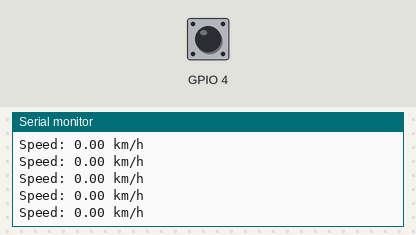
Recording of a sketch running on a simulated ESP8266 (NodeMCU). On the bench: the last lines printed to the serial monitor. Inputs (shaded band) come from the test bench; at power-on: GPIO 4 LOW. WiFi joins after 1.5 s; servers stay silent unless stated.

Above: at 2.8 s.
2.9 s: GPIO 4 driven HIGH
At 3.4 s:
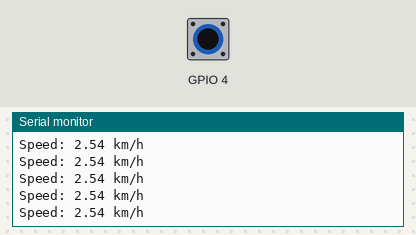
8.9 s: GPIO 4 pulsed LOW 2 times (0.12 s each, 0.3 s apart)
At 9.6 s:
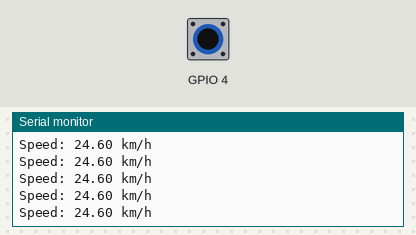
Timing chart, 0 to 11.9 s (numbered marks = the images above; inputs shaded):
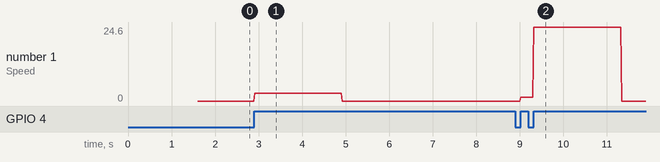

Measured:
- after the input at 2.9 s, the serial monitor: prints a new line at once (image 1)
- after the input at 8.9 s, the serial monitor: prints a new line after 0.12 s (image 2)

The sketch:

speed_esp.ino
```cpp
#include <ESP8266mDNS.h>
#include <WiFiManager.h>
#include <ESP8266WebServer.h>
#include <ArduinoJson.h>

unsigned int min_speed = 0;   // минимальная отображаемая скорость, км/ч
unsigned int max_speed = 40;  // максимальная отображаемая скорость, км/ч

unsigned long lastturn;  // переменная хранения времени последнего оборота
float SPEED; // переменная хранения скорости в виде десятичной дроби
float w_length = 2.050;  // длина окружности колеса в метрах

ESP8266WebServer server(80);
const char* hostname = "SpeedESP";

void ICACHE_RAM_ATTR sens() {
  if (millis() - lastturn > 80) {  // защита от случайных измерений (основано на том, что велосипед не будет ехать быстрее 120 км/ч)
    SPEED = w_length / ((float)(millis() - lastturn) / 1000) * 3.6;  // расчет скорости, км/ч
    lastturn = millis();  // запомнить время последнего оборота
  }
}

void handleRoot() {
  StaticJsonDocument<200> jsonDoc;
  jsonDoc["speed"] = String(SPEED);

  String jsonString;
  serializeJson(jsonDoc, jsonString);

  server.send(200, "application/json", jsonString);
}

void setup() {
  Serial.begin(9600);  // открыть порт для связи по UART
  delay(100);
  attachInterrupt(digitalPinToInterrupt(4), sens, RISING); // подключить прерывание на пин D2 при повышении сигнала

   // Создание экземпляра объекта Wi-Fi Manager
  WiFiManager wifiManager;

  // Попытка подключения к существующей Wi-Fi сети
  // Если не удалось подключиться, будет создана новая сеть в режиме точки доступа
  if (!wifiManager.autoConnect(hostname)) {
    Serial.println("Failed to connect and hit timeout");
    // При неудаче можно предпринять дополнительные действия
    // Например, перезагрузить устройство или повторить попытку подключения
  }

   // Настройка mDNS
  if (!MDNS.begin(hostname)) {
    Serial.println("Error setting up mDNS");
    return;
  }
  Serial.println("mDNS responder started");
  MDNS.addService("http", "tcp", 80);

  server.on("/speed/", handleRoot); // Установка обработчика для корневого URL-пути
  server.begin(); // Запуск HTTP-сервера
}

void loop() {
  if ((millis() - lastturn) > 2000) { // если сигнала нет больше 2 секунд
    SPEED = 0;  // считаем, что SPEED равно 0
  }

  Serial.print("Speed: ");  // выводим скорость
  Serial.print(SPEED);
  Serial.println(" km/h");

  MDNS.update();
  server.handleClient(); // Обработка запросов клиентов
}
```
